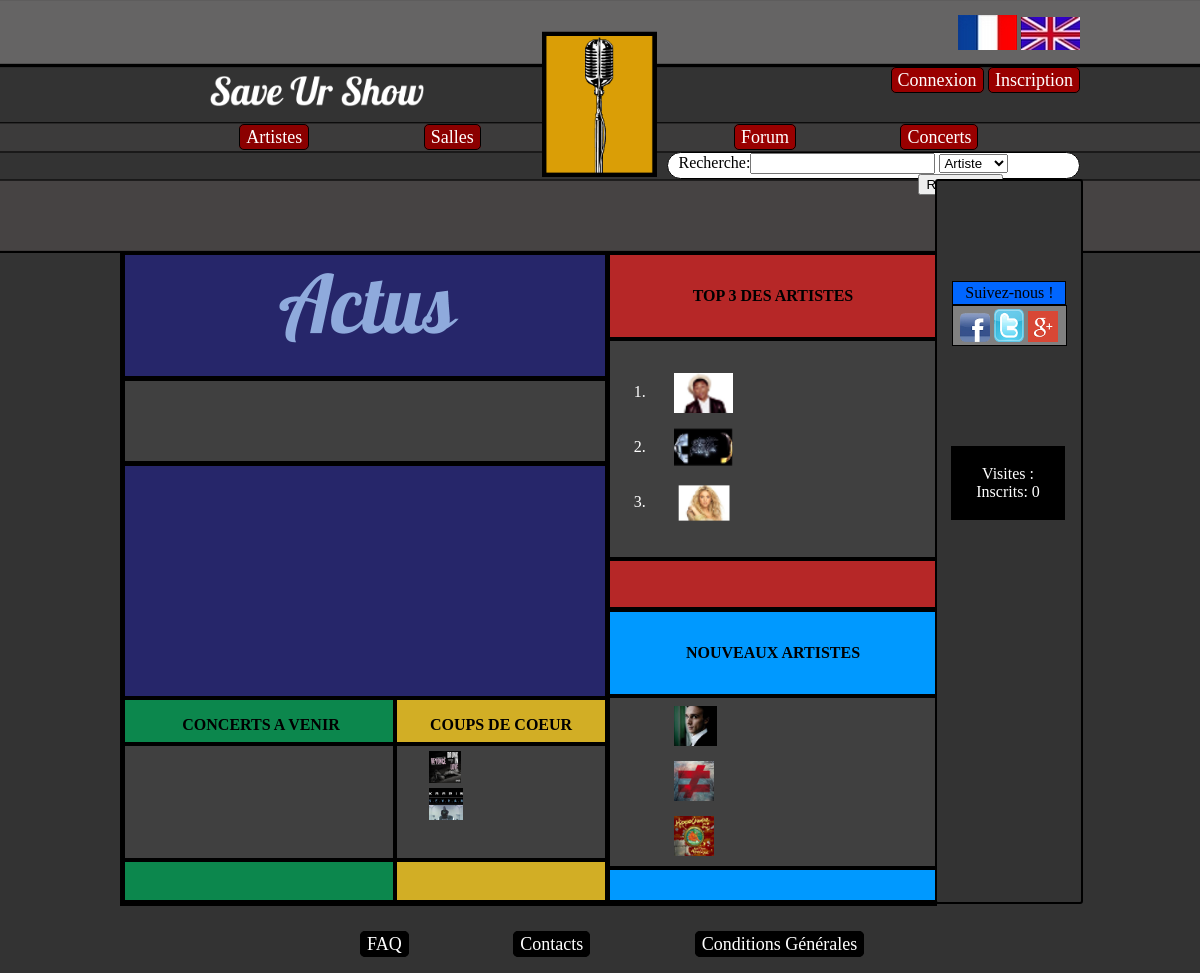
Before: /mvc1/index.php with the older database file.
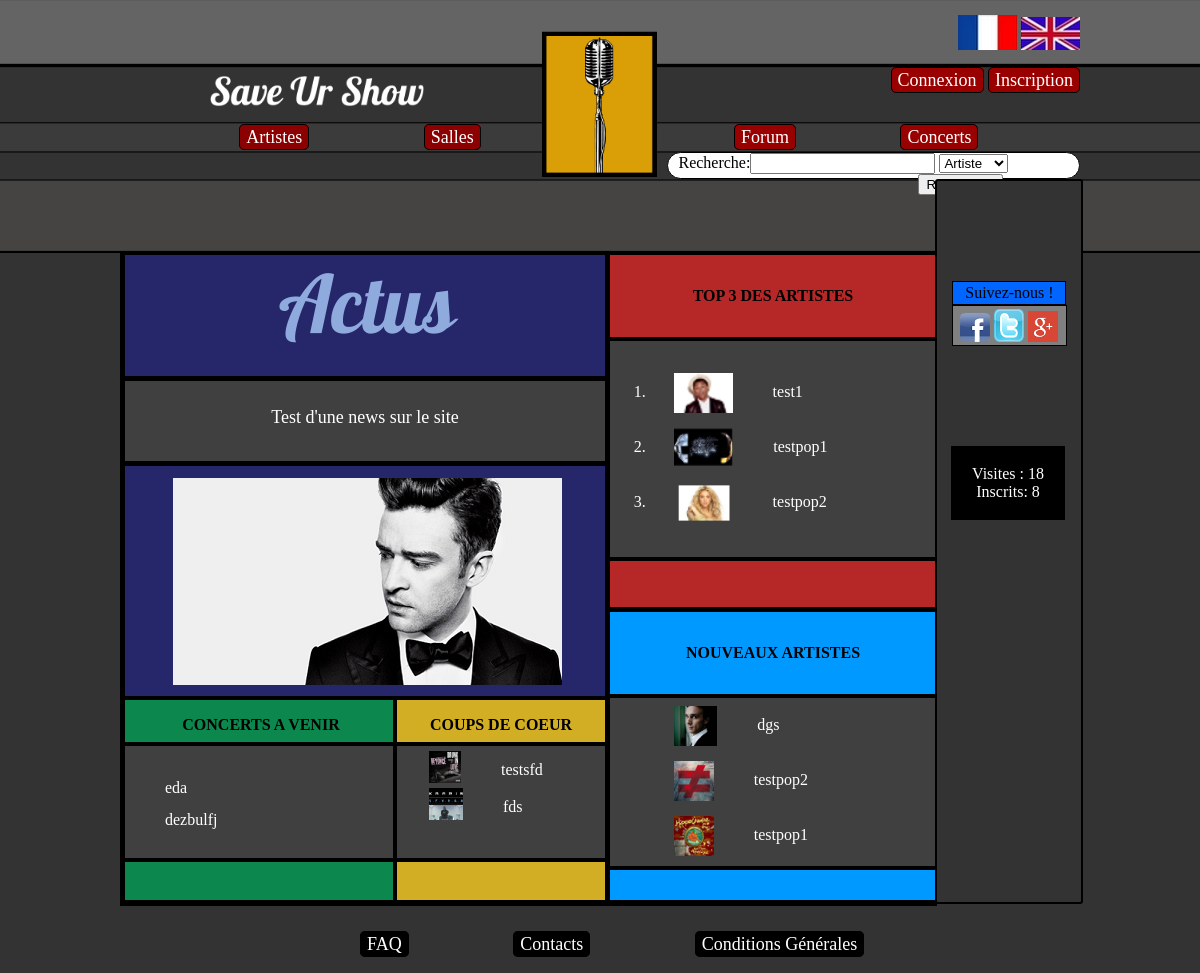
After: the same page with the newer database file.
### tables this page shows
CREATE TABLE IF NOT EXISTS `statistique` (
  `ID` int(11) NOT NULL AUTO_INCREMENT,
  `nombre_inscrit` int(11) DEFAULT NULL,
  `nombre_visite` int(11) DEFAULT NULL,
  PRIMARY KEY (`ID`)
);

CREATE TABLE IF NOT EXISTS `actu` (
  `ID` int(11) NOT NULL AUTO_INCREMENT,
  `texte` text NOT NULL,
  `photo` varchar(255) DEFAULT NULL,
  PRIMARY KEY (`ID`)
);

CREATE TABLE IF NOT EXISTS `artiste` (
  `ID` int(11) NOT NULL AUTO_INCREMENT,
  `nom_artiste` varchar(25) NOT NULL,
  `date_ajout_artiste` datetime DEFAULT NULL,
  `image_artiste` varchar(255) DEFAULT NULL,
  `bio_artiste` text,
  `ID_genre` int(11) NOT NULL,
  PRIMARY KEY (`ID`)
);

CREATE TABLE IF NOT EXISTS `concert` (
  `ID` int(11) NOT NULL AUTO_INCREMENT,
  `nom_du_concert` varchar(255) NOT NULL,
  `date_du_concert` date DEFAULT NULL,
  `heure_du_concert` time DEFAULT NULL,
  `salle_ID` int(11) DEFAULT NULL,
  `date_ajout_concert` datetime DEFAULT NULL,
  PRIMARY KEY (`ID`),
  KEY `fk_concert_salle1_idx` (`salle_ID`)
);

### mvc1/controleurs/accueil.php (called while the page is built)
<?php
include('modeles/modele_news.php');
$actu= getActu();
$IDTop= getIDTop();
$artiste1= getArtiste($IDTop['ID_artiste1']);
$artiste2= getArtiste($IDTop['ID_artiste2']);
$artiste3= getArtiste($IDTop['ID_artiste3']);
$IDCoeur = getIDCoeur();
$coeur1= getArtiste($IDCoeur['ID_artiste1']);
$coeur2= getArtiste($IDCoeur['ID_artiste2']);
$newArtiste = getNewArtiste();
$lastConcert= getLastConcert();
include('vues/header.php');
include('vues/vue_accueil.php');
include('vues/footer.php');
 ?>

### mvc1/modeles/modele_stat.php (called while the page is built, shortened)
<?php
	function nbrVisite(){
	global $bdd;
	$req = $bdd -> prepare("SELECT nombre_visite FROM statistique");
	$req -> execute();
	$res = $req->fetch();
	return $res[0];
	}
	function nbrInscrit(){
		global $bdd;
		$req = $bdd -> prepare("SELECT count(ID) FROM membre");
		$req -> execute();
	$res = $req->fetch();
	return $res['count(ID)'];
	}
 ?>

### mvc1/modeles/modele_news.php (called while the page is built)
<?php
function getActu(){
		global $bdd;
		$query=$bdd->prepare('SELECT texte, photo FROM actu');
        $query->execute();
	    $actu=$query->fetch();
	    return $actu;
}
function getIDTop(){
		global $bdd;
		$req = $bdd -> query("SELECT ID_artiste1,  ID_artiste2, ID_artiste3 FROM top");
		$IDTop=$req->fetch();
	    return $IDTop;
}
function getArtiste($ID){
		global $bdd;
		$query=$bdd->prepare('SELECT artiste.nom_artiste, artiste.image_artiste FROM artiste WHERE ID = :ID');
		$query->bindValue(':ID',$ID, PDO::PARAM_STR);
        $query->execute();
	    $top_artiste=$query->fetch();
	    return $top_artiste;
}
function getIDCoeur(){
		global $bdd;
		$req = $bdd -> query("SELECT ID_artiste1,  ID_artiste2 FROM coup_de_coeur");
		$IDCoeur=$req->fetch();
	    return $IDCoeur;
}
function getNewArtiste(){
		global $bdd;
		$query=$bdd->prepare('SELECT artiste.nom_artiste, artiste.image_artiste FROM artiste ORDER BY date_ajout_artiste DESC');
        $query->execute();
	    $new_artiste=$query->fetchAll();
	    return $new_artiste;
}
function getLastConcert(){
		global $bdd;
		$query=$bdd->prepare('SELECT nom_du_concert FROM concert ORDER BY date_du_concert DESC');
        $query->execute();
	    $lastConcert=$query->fetchAll();
	    return $lastConcert;
}
?>

### mvc1/vues/vue_accueil.php (the view, shortened to what this page needs)
<div class="container1">
<div class="titre1"><a href="#"><img src="ressources/image/actus.png"/></a></div>
<div class="box1"><?php echo $actu['texte'] ?></div>
<a href="#"><img class="photo" src=<?php echo '"'.$actu['photo'].'"' ?>/></a>
</div>
<div class="container2">
<div class="titre2">TOP 3 DES ARTISTES</div>
<div class="box2">
	<ol>
		<li class=""><a href="#"><img class="artistes" src="ressources/image/pharrell.png"/><?php echo $artiste1['nom_artiste'] ?></a></li>
		<li class=""><a href="#"><img class="artistes" src="ressources/image/daftpunk.png"/><?php echo $artiste2['nom_artiste'] ?></a></li>
		<li class=""><a href="#"><img class="artistes" src="ressources/image/shakira.png"/><?php echo $artiste3['nom_artiste'] ?></a></li>
	</ol>
</div>
</div>
<div class="container3">
<div class="titre3">NOUVEAUX ARTISTES</div>
<div class="box3">
	<ul>
		<li class=""><a href="#"> <img class="new" src="ressources/image/gvincent.png"/><?php echo $newArtiste[0]['nom_artiste'] ?></a></li>
		<li class=""><a href="#"> <img class="new" src="ressources/image/fauve.png"/><?php echo $newArtiste[1]['nom_artiste'] ?></a></li>
		<li class=""><a href="#"> <img class="new" src="ressources/image/hypfou.png"/><?php echo $newArtiste[2]['nom_artiste'] ?></a></li>
	</ul>
</div>
</div>
<div class="container4">
<div class="titre4">CONCERTS A VENIR</div>
<div class="box4">
<br />
	<ul>
		<li><a href="#"><?php echo $lastConcert[0]['nom_du_concert'] ?></a><br /> <br />
		<li><a href="#"><?php echo $lastConcert[1]['nom_du_concert'] ?></a></li>
	</ul>
</div>
</div>
<div class="container5">
<div class="titre5">COUPS DE COEUR</div>
<div class="box5">
	<ul>
		<li class=""><a href="#"><img class="coeur" src="ressources/image/beyonce.png"/><?php echo $coeur1['nom_artiste'] ?></a></li>
		<li class=""><a href="#"><img class="coeur" src="ressources/image/sevran.png"/><?php echo $coeur2['nom_artiste'] ?></a></li>
	</ul>
</div>
</div>
</div>

### mvc1/index.php (shortened to what this page needs)
<?php
$bdd = new PDO('mysql:host=localhost;dbname=mydb','root','');
$bdd->setAttribute(PDO::ATTR_ERRMODE, PDO::ERRMODE_EXCEPTION);
include('modeles/modele_stat.php');
$nbrVisite= nbrvisite();
$nbrInscrit= nbrInscrit();
if(!empty($_GET['page']) AND is_file('controleurs/'.$_GET['page'].'.php') ){
	include('controleurs/'.$_GET['page'].'.php');
}else{
	include('controleurs/accueil.php');
}
 ?>

### mvc1/vues/header.php (shortened to what this page needs)
<!doctype html>
<html lang="en">
<head>
<link rel="stylesheet" href="ressources/style.css" type="text/css" media="screen" />
<body>
<header>
	<div id="logo">
	</div>
	<a href="?page=accueil"><div id="nom">
	</div></a>
	<div id="drapeau">
		<img src="ressources/image/drap_fr.png"/> <img src="ressources/image/drap_en.png"/>
	</div>
	<div id="connexion">
		<ul>
			<?php
			if (!isset($_SESSION['pseudo'])){
				echo '
				<li class="zone1"><a href="?page=connexion">Connexion</a></li>
				<li class="zone1"><a href="?page=inscription">Inscription</a></li>';
			}else{
				echo'
				<li class="zone1"><a href="?page=profil&profil='.$_SESSION['pseudo'].'">'.$_SESSION['pseudo'].'</a></li>
				<li class="zone1"><a href="?page=deconnexion">Deconnexion</a></li>';
			}
			 ?>
		</ul>
	</div>
	<div id="artistes_salles">
		<ul>
			<li class="boutons1"><a href="?page=listeartiste">Artistes</a></li>
			<li class="boutons1"><a href="?page=listeSalles">Salles</a></li>
		</ul>
	</div>
	<div id="forum_concerts">
		<ul>
			<li class="boutons2"><a href="?page=forum">Forum</a></li>
			<li class="boutons2"><a href="?page=listeConcerts">Concerts</a></li>
		</ul>
	</div>
	<div class="Rechercher">
			<form action="index.php?page=recherche" method="post" name="Recherche">
			<label>Recherche:</label><input type="text" name="mot_cle" id="mot_cle"/>
					<select name="type_recherche">
						<option value="1">Artiste</option>
					</select>
			</form>
	</div>
	<span id="bordure">
	<div id="Suivre"><span class="a3">Suivez-nous !</span>
	</div>
	<div class="reseaux">
		<div> <a href="https://www.facebook.com/pages/Save-Ur-Show/281799091982222?fref=ts"> <img class="reseauxsociaux" src="ressources/image/facebook.png" /></a> <span></span>
		</div>
		<div> <a href="https://twitter.com/SaveUrShow01"> <img class="reseauxsociaux" src="ressources/image/twitter.png"/></a> <span></span>
		</div>
		<div> <a href="https://plus.google.com/"> <img class="reseauxsociaux" src="ressources/image/g.png"/></a> <span></span>
		</div>
	</div>
	<div class="statistique">
		<p> Visites : <?php echo $nbrVisite; ?> <br />
			Inscrits: <?php echo $nbrInscrit; ?>
		</p>
	</div>
	</span>
</header>
<div id="contenu">

### mvc1/vues/footer.php (shortened to what this page needs)
<footer>
<div id="boutons_bas">
	<ul>
		<li class="boutons3"><a href="#">FAQ</a></li>
		<li class="boutons3"><a href="index.php?page=contact">Contacts</a></li>
		<li class="boutons3"><a href="#">Conditions Générales</a></li>
	</ul>
</div>
</footer>
</body>
</html>

Changed rows visible on the page:
added statistique: nombre_visite "18"
added actu: texte "Test d'une news sur le site", photo (picture)
added artiste: nom_artiste "test1"
added artiste: nom_artiste "testpop1"
added artiste: nom_artiste "testpop2"
added artiste: nom_artiste "dgs"
added concert: nom_du_concert "eda"
added concert: nom_du_concert "dezbulfj"
added artiste: nom_artiste "testsfd"
added artiste: nom_artiste "fds"
Other visible differences:
$nbrInscrit: "0" → "8"
